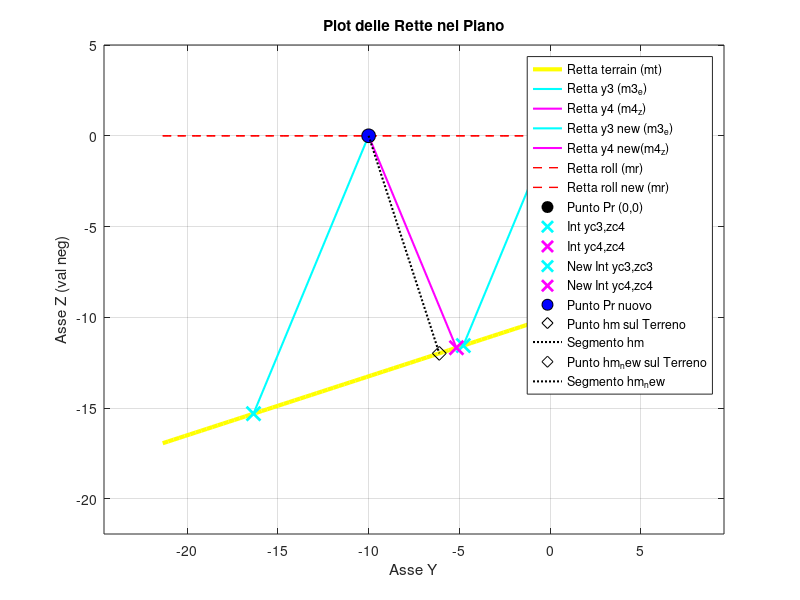

This chart was generated by the following MATLAB code:
% clear; close all; clc;

% Flag per usare angoli specifici o generati randomicamente
use_specific_angles = true; % Imposta a 'false' per angoli randomici
tolerance = 1e-4;
areDifferent = @(a, b, tol) abs(a - b) > tol * max(abs(a), abs(b));

%% Measuraments Variables
pr = [0,0]'; % [y,z]
qt = - 10;
Eta = -pi/8;
Zeta = pi/8;
v = 10000;
w = 0;
Ts = 0.001;

if use_specific_angles
    alpha = pi/10;
    phi = 0;
else
    % random angles generator
    lower_bound = -pi/2;
    upper_bound = pi/2;
    % Genera un singolo angolo randomico
    alpha = lower_bound + (upper_bound - lower_bound) * rand();
    lower_bound = -pi/4;
    upper_bound = pi/4;
    phi = lower_bound + (upper_bound - lower_bound) * rand();
end

fprintf('Angoli:\n');
fprintf('alpha: %.2f\n', rad2deg(alpha));
fprintf('phi: %.2f\n', rad2deg(phi));

fprintf('\nVelocità:\n');
fprintf('v: %.2f\n', v);
fprintf('w: %.2f\n', w);

m3_e = tan((3*pi/2 + Eta + phi)); 
m4_z = tan((3*pi/2 + Zeta + phi));
    
mt = tan(alpha);
mr = tan(phi);

% robot position
q3 = pr(2) - m3_e*pr(1);
q4 = pr(2) - m4_z*pr(1);
qr = pr(2) - mr*pr(1);

z_r = [0, -1]';
Rx_2D = [cos(phi), -sin(phi);
      sin(phi),  cos(phi)];
z_r = Rx_2D*z_r;

% computation for y1 
yc3 = (q3 - qt) / (mt - m3_e);
zc3 = mt * yc3 + qt;
y3m = norm([pr(1) - yc3; pr(2) - zc3]);
v_p3 = [yc3 - pr(1); zc3 - pr(2)];
visibile_y3 = dot(z_r, v_p3) > 0;
if ~visibile_y3
    error('Errore in visibilità y3 \n');
end

% Computation for y2
yc4 = (q4 - qt) / (mt - m4_z);
zc4 = mt * yc4 + qt;
y4m = norm([pr(1) - yc4; pr(2) - zc4]);
v_p4 = [yc4 - pr(1); zc4 - pr(2)];
visibile_y4 = dot(z_r, v_p4) > 0;

if ~visibile_y4
    error('Errore in visibilità y4 \n');
end

%% valore da ottenere di h
hm = (abs(mt*pr(1) - pr(2) + qt))/ (sqrt(mt^2 + 1));

%% Y computation
y3_abs = hm/abs(cos(Eta - (alpha - phi)));
y3 = hm/(cos(Eta - (alpha - phi)));
y4_abs = hm/abs(cos(Zeta - (alpha - phi)));
y4 = hm/(cos(Zeta - (alpha - phi)));

%% h check
h_y3 = y3m*(cos(Eta - (alpha - phi)));
h_y4_abs = y4m * abs(cos(Zeta - (alpha - phi)));

%% h variation
% Controllare!!!
dy = -(v*cos(phi) - w*sin(phi));
dz = -(v*sin(phi) + w*cos(phi));
pr_new = pr + [dy*Ts, dz*Ts]'; 
h_new = hm + v*sin((alpha - phi))*Ts - w*cos((alpha - phi))*Ts;
hm_new = (abs(mt*pr_new(1) - pr_new(2) + qt))/ (sqrt(mt^2 + 1));

% New sensor values
q3_new = pr_new(2) - m3_e*pr_new(1);
q4_new = pr_new(2) - m4_z*pr_new(1);
qr_new = pr_new(2) - mr*pr_new(1);

% computation for y1_new
yc3_new = (q3_new - qt) / (mt - m3_e);
zc3_new = mt * yc3_new + qt;
y3m_new = norm([pr_new(1) - yc3_new; pr_new(2) - zc3_new]);
v_p3 = [yc3_new - pr_new(1); zc3_new - pr_new(2)];
visibile_y3 = dot(z_r, v_p3) > 0;
if ~visibile_y3
    error('Errore in visibilità y3 new\n');
end

% Computation for y2_new
yc4_new = (q4_new - qt) / (mt - m4_z);
zc4_new = mt * yc4_new + qt;
y4m_new = norm([pr_new(1) - yc4_new; pr_new(2) - zc4_new]);
v_p4 = [yc4_new - pr_new(1); zc4_new - pr_new(2)];
visibile_y4 = dot(z_r, v_p4) > 0;

if ~visibile_y4
    error('Errore in visibilità y4 new \n');
end

fprintf('\nValori Calcolati:\n');
fprintf('hm: %.4f\n', hm);
fprintf('y3m: %.4f\n', y3m);
fprintf('y4m: %.4f\n', y4m);

fprintf('\nValori Calcolati nel nuovo punto:\n');
fprintf('hm_new: %.4f\n', hm_new);
fprintf('y3m_new: %.4f\n', y3m_new);
fprintf('y4m_new: %.4f\n', y4m_new);

%% Check
if areDifferent(hm, h_y3, tolerance) || areDifferent(h_y3, h_y4_abs, tolerance)
    fprintf('Errore in h measurament\n');
    fprintf('hm: %.4f\n', hm);
    fprintf('h_y3: %.4f\n', h_y3);
    fprintf('h_y4_abs: %.4f\n', h_y4_abs);
end

if areDifferent(y3m, y3_abs, tolerance) || areDifferent(y3_abs, y3, tolerance)
    fprintf('Errore in y3\n');
    fprintf('y3m: %.4f\n', y3m);
    fprintf('y3_abs: %.4f\n', y3_abs);
    fprintf('y3: %.4f\n', y3);
end

if areDifferent(y4m, y4_abs, tolerance) || areDifferent(y4_abs, y4, tolerance)
    fprintf('Errore in y4 \n');
    fprintf('y4m: %.4f\n', y4m);
    fprintf('y4_abs: %.4f\n', y4_abs);
    fprintf('y4: %.4f\n', y4);
end

if areDifferent(hm_new, h_new, tolerance)
    fprintf('Controllo velocità e valori h\n');
    fprintf('Errore nella variazione di h \n');
    fprintf('h dalle velocità: %.4f\n', h_new);
    val_v = -v*sin((alpha - phi))*Ts;
    val_w = -w*cos((alpha - phi))*Ts;
    fprintf('velocità u: %.4f, velocità w: %.4f\n', val_v, val_w);
end

%% Plot
% Intervallo di x per il plot
y_min = min([pr(1), yc3_new, yc4_new, yc3, yc4]) - 5;
y_max = max([pr(1), yc3_new, yc4_new, yc3, yc4]) + 5;
y_values = linspace(y_min, y_max, 100);

% Equazioni delle rette
y_mt = mt * y_values + qt;
z_mr = mr * y_values + qr;
z_mr_new = mr * y_values + qr_new;

% plot per h
m_perp = -1/mt; 
b_perp_new = pr(2) - m_perp * pr(1); 
y_hm = (b_perp_new - qt) / (mt - m_perp);
z_hm = mt * y_hm + qt;

% plot per h new
m_perp = -1/mt; 
b_perp_new = pr_new(2) - m_perp * pr_new(1); 
y_hm_new = (b_perp_new - qt) / (mt - m_perp);
z_hm_new = mt * y_hm_new + qt;

figure;
hold on;
grid on;
box on;

plot(y_values, y_mt, 'y-', 'LineWidth', 3, 'DisplayName', 'Retta terrain (mt)');
plot([pr(1), yc3], [pr(2), zc3], 'c-', 'LineWidth', 1.5, 'DisplayName', 'Retta y3 (m3_e)');
plot([pr(1), yc4], [pr(2), zc4], 'm-', 'LineWidth', 1.5, 'DisplayName', 'Retta y4 (m4_z)');
plot([pr_new(1), yc3_new], [pr_new(2), zc3_new], 'c-', 'LineWidth', 1.5, 'DisplayName', 'Retta y3 new (m3_e)');
plot([pr_new(1), yc4_new], [pr_new(2), zc4_new], 'm-', 'LineWidth', 1.5, 'DisplayName', 'Retta y4 new(m4_z)');
plot(y_values, z_mr, 'r--', 'LineWidth', 1, 'DisplayName', 'Retta roll (mr)');
plot(y_values, z_mr_new, 'r--', 'LineWidth', 1, 'DisplayName', 'Retta roll new (mr)');

% Plot dei punti noti
plot(pr(1), pr(2), 'ko', 'MarkerFaceColor', 'k', 'MarkerSize', 10, 'DisplayName', 'Punto Pr (0,0)');
plot(yc3, zc3, 'cx', 'MarkerSize', 10, 'LineWidth', 2, 'DisplayName', 'Int yc3,zc4');
plot(yc4, zc4, 'mx', 'MarkerSize', 10, 'LineWidth', 2, 'DisplayName', 'Int yc4,zc4');
plot(yc3_new, zc3_new, 'cx', 'MarkerSize', 10, 'LineWidth', 2, 'DisplayName', 'New Int yc3,zc3');
plot(yc4_new, zc4_new, 'mx', 'MarkerSize', 10, 'LineWidth', 2, 'DisplayName', 'New Int yc4,zc4');
plot(pr_new(1), pr_new(2), 'ko', 'MarkerFaceColor', 'b', 'MarkerSize', 10, 'DisplayName', 'Punto Pr nuovo');

plot(y_hm, z_hm, 'kd', 'MarkerSize', 10, 'DisplayName', 'Punto hm sul Terreno'); % Punto hm
plot([pr(1), y_hm], [pr(2), z_hm], 'k:', 'LineWidth', 1.5, 'DisplayName', 'Segmento hm'); % Retta congiungente

plot(y_hm_new, z_hm_new, 'kd', 'MarkerSize', 10, 'DisplayName', 'Punto hm_new sul Terreno'); % Punto hm
plot([pr_new(1), y_hm_new], [pr_new(2), z_hm_new], 'k:', 'LineWidth', 1.5, 'DisplayName', 'Segmento hm_new'); % Retta congiungente

% Aggiungi etichette e legenda
xlabel('Asse Y');
ylabel('Asse Z (val neg)');
title('Plot delle Rette nel Piano');
legend('Location', 'best');
axis equal; % Assicura che le unità sugli assi siano uguali per evitare distorsioni angolari
ylim_auto = [min([min(y_mt), qt, pr(1), pr_new(1), zc3_new, zc4_new])-5, max([max(y_mt), qt, pr(1), pr_new(1), zc3_new, zc4_new])+5];
if isfinite(ylim_auto(1)) && isfinite(ylim_auto(2))
    ylim(ylim_auto);
end
hold off;


